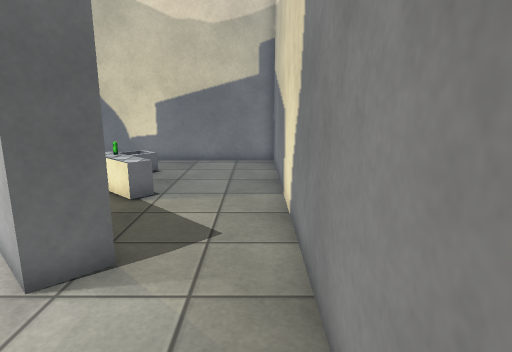
[1] (above)

12 first-person views from a walk through a Unity game level. The camera is 1.4 m above the floor, tilts 12° down and sees 75° across. The floor is counted in squares, 0.5 m on a side. Each view is taken from the middle of a square. On the plan, view 1 faces up. The plan holds only what a view shows up to about 20 squares ahead; the rest is blank. The player is left out. Some surface patterns are stand-ins.

[2]
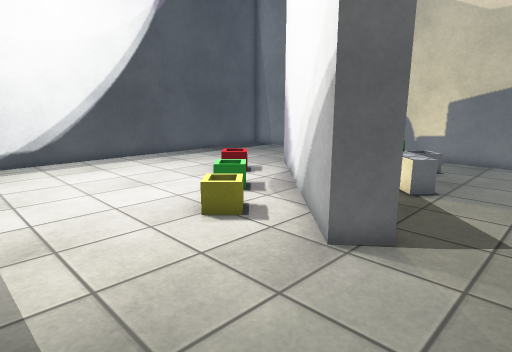

[3]
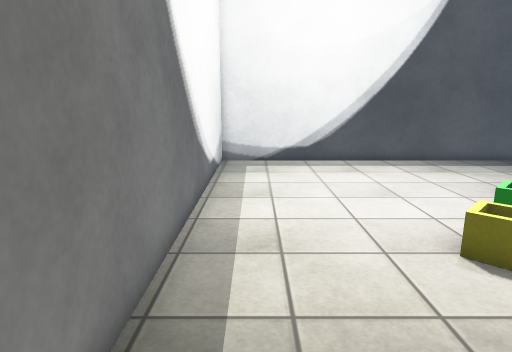

[4]
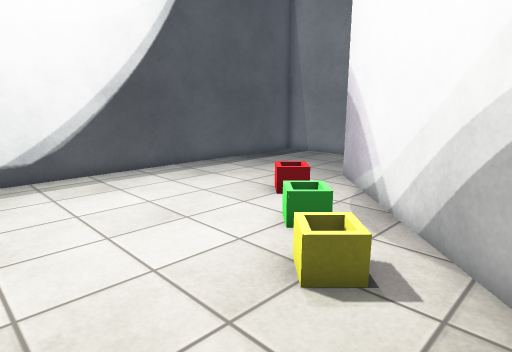

[5]
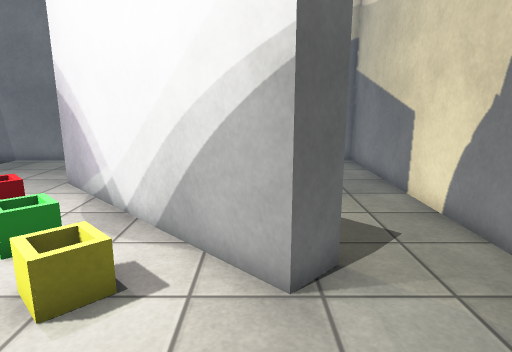

[6]
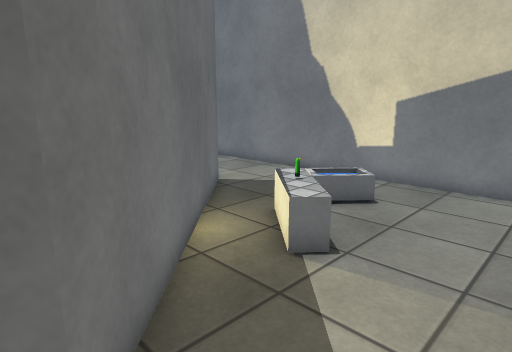

[7]
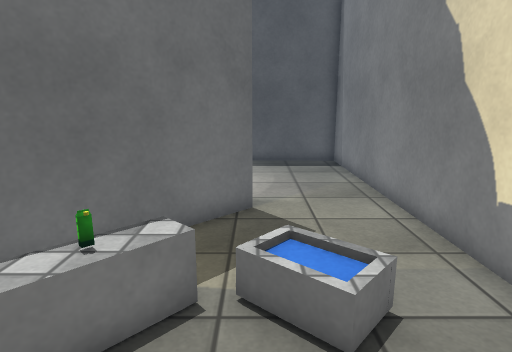

[8]
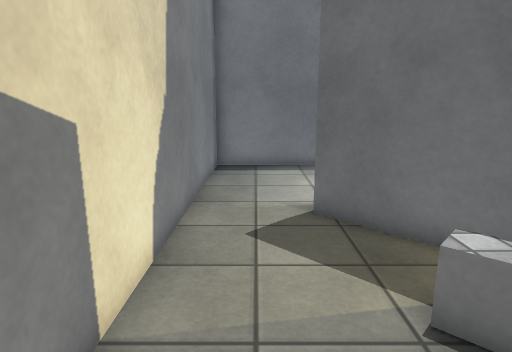

[9]
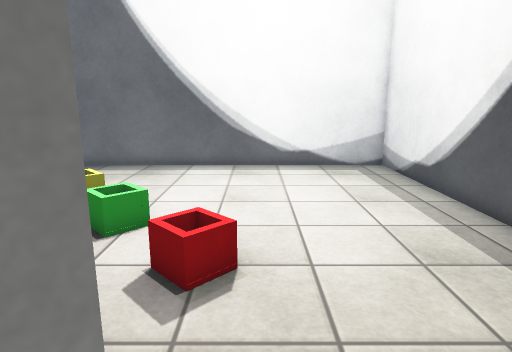

[10]
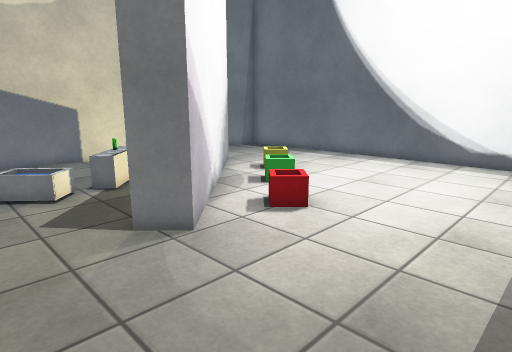

[11]
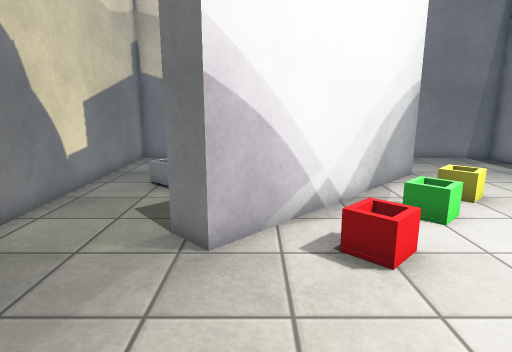

[12]
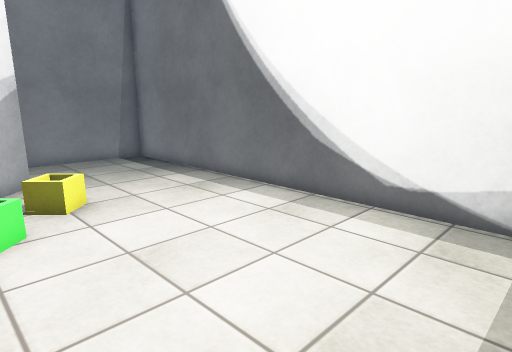

### Floor plan
Ten units are one square. View 1 is at (0, 0); x grows to the right and y downward. Boxes are objects, and circles mark ways between rooms. Rooms are numbered by the first view taken in them; rooms with no view inside come last. Other rooms are left out.
<svg viewBox="-185 -176 199 199">
<path fill="none" stroke="#000" d="M-51 -81 -25 -55 -35 -46 -109 -119 -99 -129 -70 -100M-56 -171 -180 -170 -180 18 8 17 9 -114M-59 -116 -53 -122M-32 -102 -38 -96M9 -114 9 -171 -56 -171M-53 -122 -32 -102M-70 -100 -51 -81M-38 -96 -45 -103M-55 -113 -59 -116"/>
<rect x="-55" y="-115" width="10" height="10" fill="#bbb"><title>other object</title></rect>
<circle cx="-10" cy="-107" r="3" fill="#2a7"/>
<circle cx="-60" cy="-145" r="3" fill="#2a7"/>
<circle cx="-35" cy="-90" r="3" fill="#2a7"/>
<text x="-100" y="-70">1</text>
<text x="-30" y="-140">2</text>
<text x="-50" y="-100">3</text>
</svg>
Room 1 opens to room 2. Room 1 opens to room 3.

Where each view was taken, in squares from view 1:
view 1: 0 up, 0 right, facing up
view 2: 1 down, 0 right, facing up-left
view 3: 0 up, 1 left, facing left
view 4: 0 up, 4 left, facing up-left
view 5: 0 up, 4 left, facing up
view 6: 5 up, 0 right, facing up-left
view 7: 13 up, 1 left, facing left
view 8: 14 up, 1 left, facing down
view 9: 14 up, 12 left, facing down
view 10: 16 up, 17 left, facing down-right
view 11: 11 up, 17 left, facing right
view 12: 7 up, 17 left, facing down-right
